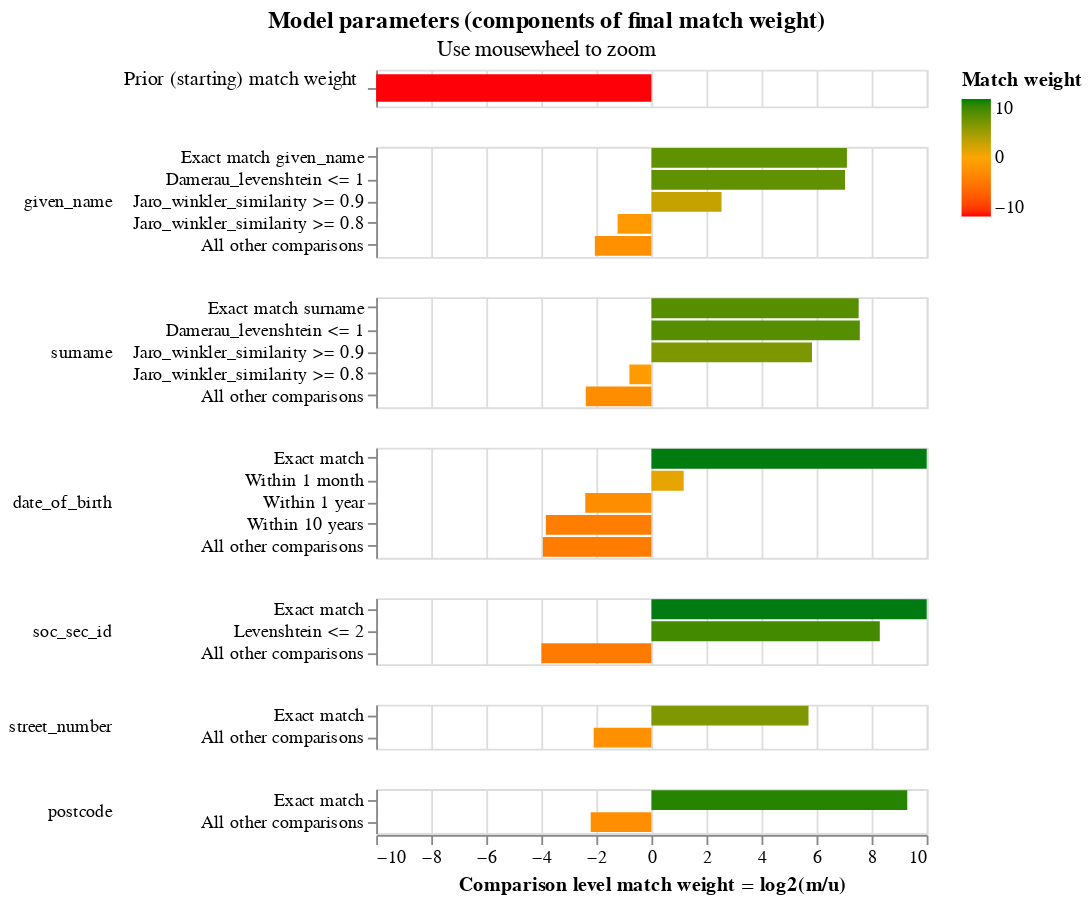

Write notebook code for a chart like this one.
### Code cell
linker.match_weights_chart()

### Figure 1 — Vega-Lite specification as saved in the notebook (floating-point values rounded to 4 significant figures)
{"config": {"view": {"continuousWidth": 300, "continuousHeight": 300, "discreteHeight": 60, "discreteWidth": 400}, "header": {"title": null}, "mark": {"tooltip": null}, "title": {"anchor": "middle"}}, "vconcat": [{"mark": {"type": "bar", "clip": true, "height": 15}, "encoding": {"color": {"field": "log2_bayes_factor", "scale": {"domain": [-10, 0, 10], "range": ["red", "orange", "green"]}, "title": "Match weight", "type": "quantitative"}, "tooltip": [{"field": "comparison_name", "title": "Comparison name", "type": "nominal"}, {"field": "probability_two_random_records_match", "format": ".4f", "title": "Probability two random records match", "type": "nominal"}, {"field": "log2_bayes_factor", "format": ",.4f", "title": "Equivalent match weight", "type": "quantitative"}, {"field": "bayes_factor_description", "title": "Match weight description", "type": "nominal"}], "x": {"axis": {"domain": false, "labels": false, "ticks": false, "title": ""}, "field": "log2_bayes_factor", "scale": {"domain": [-10, 10]}, "type": "quantitative"}, "y": {"axis": {"title": "Prior (starting) match weight", "titleAlign": "right", "titleAngle": 0, "titleFontWeight": "normal"}, "field": "label_for_charts", "sort": {"field": "comparison_vector_value", "order": "descending"}, "type": "nominal"}}, "height": 20, "transform": [{"filter": "(datum.comparison_name == 'probability_two_random_records_match')"}]}, {"mark": {"type": "bar", "clip": true}, "encoding": {"color": {"field": "log2_bayes_factor", "scale": {"domain": [-10, 0, 10], "range": ["red", "orange", "green"]}, "title": "Match weight", "type": "quantitative"}, "row": {"field": "comparison_name", "header": {"labelAlign": "left", "labelAnchor": "middle", "labelAngle": 0}, "sort": {"field": "comparison_sort_order"}, "type": "nominal"}, "tooltip": [{"field": "comparison_name", "title": "Comparison name", "type": "nominal"}, {"field": "label_for_charts", "title": "Label", "type": "ordinal"}, {"field": "sql_condition", "title": "SQL condition", "type": "nominal"}, {"field": "m_probability", "format": ".4f", "title": "M probability", "type": "quantitative"}, {"field": "u_probability", "format": ".4f", "title": "U probability", "type": "quantitative"}, {"field": "bayes_factor", "format": ",.4f", "title": "Bayes factor = m/u", "type": "quantitative"}, {"field": "log2_bayes_factor", "format": ",.4f", "title": "Match weight = log2(m/u)", "type": "quantitative"}, {"field": "bayes_factor_description", "title": "Match weight description", "type": "nominal"}], "x": {"axis": {"title": "Comparison level match weight = log2(m/u)"}, "field": "log2_bayes_factor", "scale": {"domain": [-10, 10]}, "type": "quantitative"}, "y": {"axis": {"title": null}, "field": "label_for_charts", "sort": {"field": "comparison_vector_value", "order": "descending"}, "type": "nominal"}}, "height": {"step": 12}, "resolve": {"axis": {"y": "independent"}, "scale": {"y": "independent"}}, "transform": [{"filter": "(datum.comparison_name != 'probability_two_random_records_match')"}]}], "data": {"name": "data-8b897bd0701d53cf9133b3b0fbffc1ae"}, "params": [{"name": "mouse_zoom", "select": {"type": "interval", "encodings": ["x"]}, "bind": "scales", "views": []}], "resolve": {"axis": {"y": "independent"}, "scale": {"y": "independent"}}, "title": {"text": "Model parameters (components of final match weight)", "subtitle": "Use mousewheel to zoom"}, "$schema": "https://vega.github.io/schema/vega-lite/v5.9.3.json", "datasets": {"data-8b897bd0701d53cf9133b3b0fbffc1ae": [{"comparison_name": "probability_two_random_records_match", "sql_condition": null, "label_for_charts": "", "m_probability": null, "u_probability": null, "m_probability_description": null, "u_probability_description": null, "has_tf_adjustments": false, "tf_adjustment_column": null, "tf_adjustment_weight": null, "is_null_level": false, "bayes_factor": 0.0005284, "log2_bayes_factor": -10.89, "comparison_vector_value": 0, "max_comparison_vector_value": 0, "bayes_factor_description": "The probability that two random records drawn at random match is 0.001 or one in  1,893.6 records.This is equivalent to a starting match weight of -10.886.", "probability_two_random_records_match": 0.0005281, "comparison_sort_order": -1}, {"comparison_name": "given_name", "sql_condition": "\"given_name_l\" = \"given_name_r\"", "label_for_charts": "Exact match given_name", "m_probability": 0.5818, "u_probability": 0.004233, "m_probability_description": "Amongst matching record comparisons, 58.18% of records are in the exact match given_name comparison level", "u_probability_description": "Amongst non-matching record comparisons, 0.42% of records are in the exact match given_name comparison level", "has_tf_adjustments": true, "tf_adjustment_column": "given_name", "tf_adjustment_weight": 1.0, "is_null_level": false, "bayes_factor": 137.5, "log2_bayes_factor": 7.103, "comparison_vector_value": 4, "max_comparison_vector_value": 4, "bayes_factor_description": "If comparison level is `exact match given_name` then comparison is 137.45 times more likely to be a match", "probability_two_random_records_match": 0.0005281, "comparison_sort_order": 0}, {"comparison_name": "given_name", "sql_condition": "damerau_levenshtein(\"given_name_l\", \"given_name_r\") <= 1", "label_for_charts": "Damerau_levenshtein <= 1", "m_probability": 0.1668, "u_probability": 0.001274, "m_probability_description": "Amongst matching record comparisons, 16.68% of records are in the damerau_levenshtein <= 1 comparison level", "u_probability_description": "Amongst non-matching record comparisons, 0.13% of records are in the damerau_levenshtein <= 1 comparison level", "has_tf_adjustments": false, "tf_adjustment_column": null, "tf_adjustment_weight": 1.0, "is_null_level": false, "bayes_factor": 131.0, "log2_bayes_factor": 7.033, "comparison_vector_value": 3, "max_comparison_vector_value": 4, "bayes_factor_description": "If comparison level is `damerau_levenshtein <= 1` then comparison is 130.96 times more likely to be a match", "probability_two_random_records_match": 0.0005281, "comparison_sort_order": 0}, {"comparison_name": "given_name", "sql_condition": "jaro_winkler_similarity(\"given_name_l\", \"given_name_r\") >= 0.9", "label_for_charts": "Jaro_winkler_similarity >= 0.9", "m_probability": 0.01001, "u_probability": 0.001713, "m_probability_description": "Amongst matching record comparisons, 1.00% of records are in the jaro_winkler_similarity >= 0.9 comparison level", "u_probability_description": "Amongst non-matching record comparisons, 0.17% of records are in the jaro_winkler_similarity >= 0.9 comparison level", "has_tf_adjustments": false, "tf_adjustment_column": null, "tf_adjustment_weight": 1.0, "is_null_level": false, "bayes_factor": 5.845, "log2_bayes_factor": 2.547, "comparison_vector_value": 2, "max_comparison_vector_value": 4, "bayes_factor_description": "If comparison level is `jaro_winkler_similarity >= 0.9` then comparison is 5.84 times more likely to be a match", "probability_two_random_records_match": 0.0005281, "comparison_sort_order": 0}, {"comparison_name": "given_name", "sql_condition": "jaro_winkler_similarity(\"given_name_l\", \"given_name_r\") >= 0.8", "label_for_charts": "Jaro_winkler_similarity >= 0.8", "m_probability": 0.006178, "u_probability": 0.01448, "m_probability_description": "Amongst matching record comparisons, 0.62% of records are in the jaro_winkler_similarity >= 0.8 comparison level", "u_probability_description": "Amongst non-matching record comparisons, 1.45% of records are in the jaro_winkler_similarity >= 0.8 comparison level", "has_tf_adjustments": false, "tf_adjustment_column": null, "tf_adjustment_weight": 1.0, "is_null_level": false, "bayes_factor": 0.4266, "log2_bayes_factor": -1.229, "comparison_vector_value": 1, "max_comparison_vector_value": 4, "bayes_factor_description": "If comparison level is `jaro_winkler_similarity >= 0.8` then comparison is  2.34 times less likely to be a match", "probability_two_random_records_match": 0.0005281, "comparison_sort_order": 0}, {"comparison_name": "given_name", "sql_condition": "ELSE", "label_for_charts": "All other comparisons", "m_probability": 0.2352, "u_probability": 0.9783, "m_probability_description": "Amongst matching record comparisons, 23.52% of records are in the all other comparisons comparison level", "u_probability_description": "Amongst non-matching record comparisons, 97.83% of records are in the all other comparisons comparison level", "has_tf_adjustments": false, "tf_adjustment_column": null, "tf_adjustment_weight": 1.0, "is_null_level": false, "bayes_factor": 0.2404, "log2_bayes_factor": -2.056, "comparison_vector_value": 0, "max_comparison_vector_value": 4, "bayes_factor_description": "If comparison level is `all other comparisons` then comparison is  4.16 times less likely to be a match", "probability_two_random_records_match": 0.0005281, "comparison_sort_order": 0}, {"comparison_name": "surname", "sql_condition": "\"surname_l\" = \"surname_r\"", "label_for_charts": "Exact match surname", "m_probability": 0.5654, "u_probability": 0.003061, "m_probability_description": "Amongst matching record comparisons, 56.54% of records are in the exact match surname comparison level", "u_probability_description": "Amongst non-matching record comparisons, 0.31% of records are in the exact match surname comparison level", "has_tf_adjustments": true, "tf_adjustment_column": "surname", "tf_adjustment_weight": 1.0, "is_null_level": false, "bayes_factor": 184.7, "log2_bayes_factor": 7.529, "comparison_vector_value": 4, "max_comparison_vector_value": 4, "bayes_factor_description": "If comparison level is `exact match surname` then comparison is 184.70 times more likely to be a match", "probability_two_random_records_match": 0.0005281, "comparison_sort_order": 1}, {"comparison_name": "surname", "sql_condition": "damerau_levenshtein(\"surname_l\", \"surname_r\") <= 1", "label_for_charts": "Damerau_levenshtein <= 1", "m_probability": 0.214, "u_probability": 0.001126, "m_probability_description": "Amongst matching record comparisons, 21.40% of records are in the damerau_levenshtein <= 1 comparison level", "u_probability_description": "Amongst non-matching record comparisons, 0.11% of records are in the damerau_levenshtein <= 1 comparison level", "has_tf_adjustments": false, "tf_adjustment_column": null, "tf_adjustment_weight": 1.0, "is_null_level": false, "bayes_factor": 190.1, "log2_bayes_factor": 7.571, "comparison_vector_value": 3, "max_comparison_vector_value": 4, "bayes_factor_description": "If comparison level is `damerau_levenshtein <= 1` then comparison is 190.12 times more likely to be a match", "probability_two_random_records_match": 0.0005281, "comparison_sort_order": 1}, {"comparison_name": "surname", "sql_condition": "jaro_winkler_similarity(\"surname_l\", \"surname_r\") >= 0.9", "label_for_charts": "Jaro_winkler_similarity >= 0.9", "m_probability": 0.02674, "u_probability": 0.0004691, "m_probability_description": "Amongst matching record comparisons, 2.67% of records are in the jaro_winkler_similarity >= 0.9 comparison level", "u_probability_description": "Amongst non-matching record comparisons, 0.05% of records are in the jaro_winkler_similarity >= 0.9 comparison level", "has_tf_adjustments": false, "tf_adjustment_column": null, "tf_adjustment_weight": 1.0, "is_null_level": false, "bayes_factor": 57.0, "log2_bayes_factor": 5.833, "comparison_vector_value": 2, "max_comparison_vector_value": 4, "bayes_factor_description": "If comparison level is `jaro_winkler_similarity >= 0.9` then comparison is 57.00 times more likely to be a match", "probability_two_random_records_match": 0.0005281, "comparison_sort_order": 1}, {"comparison_name": "surname", "sql_condition": "jaro_winkler_similarity(\"surname_l\", \"surname_r\") >= 0.8", "label_for_charts": "Jaro_winkler_similarity >= 0.8", "m_probability": 0.005056, "u_probability": 0.008807, "m_probability_description": "Amongst matching record comparisons, 0.51% of records are in the jaro_winkler_similarity >= 0.8 comparison level", "u_probability_description": "Amongst non-matching record comparisons, 0.88% of records are in the jaro_winkler_similarity >= 0.8 comparison level", "has_tf_adjustments": false, "tf_adjustment_column": null, "tf_adjustment_weight": 1.0, "is_null_level": false, "bayes_factor": 0.5741, "log2_bayes_factor": -0.8007, "comparison_vector_value": 1, "max_comparison_vector_value": 4, "bayes_factor_description": "If comparison level is `jaro_winkler_similarity >= 0.8` then comparison is  1.74 times less likely to be a match", "probability_two_random_records_match": 0.0005281, "comparison_sort_order": 1}, {"comparison_name": "surname", "sql_condition": "ELSE", "label_for_charts": "All other comparisons", "m_probability": 0.1888, "u_probability": 0.9865, "m_probability_description": "Amongst matching record comparisons, 18.88% of records are in the all other comparisons comparison level", "u_probability_description": "Amongst non-matching record comparisons, 98.65% of records are in the all other comparisons comparison level", "has_tf_adjustments": false, "tf_adjustment_column": null, "tf_adjustment_weight": 1.0, "is_null_level": false, "bayes_factor": 0.1914, "log2_bayes_factor": -2.386, "comparison_vector_value": 0, "max_comparison_vector_value": 4, "bayes_factor_description": "If comparison level is `all other comparisons` then comparison is  5.23 times less likely to be a match", "probability_two_random_records_match": 0.0005281, "comparison_sort_order": 1}, {"comparison_name": "date_of_birth", "sql_condition": "\"date_of_birth_l\" = \"date_of_birth_r\"", "label_for_charts": "Exact match", "m_probability": 0.9254, "u_probability": 0.0005075, "m_probability_description": "Amongst matching record comparisons, 92.54% of records are in the exact match comparison level", "u_probability_description": "Amongst non-matching record comparisons, 0.05% of records are in the exact match comparison level", "has_tf_adjustments": false, "tf_adjustment_column": null, "tf_adjustment_weight": 1.0, "is_null_level": false, "bayes_factor": 1823.0, "log2_bayes_factor": 10.83, "comparison_vector_value": 4, "max_comparison_vector_value": 4, "bayes_factor_description": "If comparison level is `exact match` then comparison is 1,823.35 times more likely to be a match", "probability_two_random_records_match": 0.0005281, "comparison_sort_order": 2}, {"comparison_name": "date_of_birth", "sql_condition": "\n            abs(date_diff('month',\n                strptime(\"date_of_birth_l\", '%Y%m%d'),\n                strptime(\"date_of_birth_r\", '%Y%m%d'))\n                ) <= 1\n        ", "label_for_charts": "Within 1 month", "m_probability": 0.005497, "u_probability": 0.002439, "m_probability_description": "Amongst matching record comparisons, 0.55% of records are in the within 1 month comparison level", "u_probability_description": "Amongst non-matching record comparisons, 0.24% of records are in the within 1 month comparison level", "has_tf_adjustments": false, "tf_adjustment_column": null, "tf_adjustment_weight": 1.0, "is_null_level": false, "bayes_factor": 2.254, "log2_bayes_factor": 1.173, "comparison_vector_value": 3, "max_comparison_vector_value": 4, "bayes_factor_description": "If comparison level is `within 1 month` then comparison is 2.25 times more likely to be a match", "probability_two_random_records_match": 0.0005281, "comparison_sort_order": 2}, {"comparison_name": "date_of_birth", "sql_condition": "\n            abs(date_diff('year',\n                strptime(\"date_of_birth_l\", '%Y%m%d'),\n                strptime(\"date_of_birth_r\", '%Y%m%d'))\n                ) <= 1\n        ", "label_for_charts": "Within 1 year", "m_probability": 0.005199, "u_probability": 0.02753, "m_probability_description": "Amongst matching record comparisons, 0.52% of records are in the within 1 year comparison level", "u_probability_description": "Amongst non-matching record comparisons, 2.75% of records are in the within 1 year comparison level", "has_tf_adjustments": false, "tf_adjustment_column": null, "tf_adjustment_weight": 1.0, "is_null_level": false, "bayes_factor": 0.1888, "log2_bayes_factor": -2.405, "comparison_vector_value": 2, "max_comparison_vector_value": 4, "bayes_factor_description": "If comparison level is `within 1 year` then comparison is  5.30 times less likely to be a match", "probability_two_random_records_match": 0.0005281, "comparison_sort_order": 2}, {"comparison_name": "date_of_birth", "sql_condition": "\n            abs(date_diff('year',\n                strptime(\"date_of_birth_l\", '%Y%m%d'),\n                strptime(\"date_of_birth_r\", '%Y%m%d'))\n                ) <= 10\n        ", "label_for_charts": "Within 10 years", "m_probability": 0.01192, "u_probability": 0.17, "m_probability_description": "Amongst matching record comparisons, 1.19% of records are in the within 10 years comparison level", "u_probability_description": "Amongst non-matching record comparisons, 17.00% of records are in the within 10 years comparison level", "has_tf_adjustments": false, "tf_adjustment_column": null, "tf_adjustment_weight": 1.0, "is_null_level": false, "bayes_factor": 0.07013, "log2_bayes_factor": -3.834, "comparison_vector_value": 1, "max_comparison_vector_value": 4, "bayes_factor_description": "If comparison level is `within 10 years` then comparison is  14.26 times less likely to be a match", "probability_two_random_records_match": 0.0005281, "comparison_sort_order": 2}, {"comparison_name": "date_of_birth", "sql_condition": "ELSE", "label_for_charts": "All other comparisons", "m_probability": 0.05197, "u_probability": 0.7995, "m_probability_description": "Amongst matching record comparisons, 5.20% of records are in the all other comparisons comparison level", "u_probability_description": "Amongst non-matching record comparisons, 79.95% of records are in the all other comparisons comparison level", "has_tf_adjustments": false, "tf_adjustment_column": null, "tf_adjustment_weight": 1.0, "is_null_level": false, "bayes_factor": 0.06501, "log2_bayes_factor": -3.943, "comparison_vector_value": 0, "max_comparison_vector_value": 4, "bayes_factor_description": "If comparison level is `all other comparisons` then comparison is  15.38 times less likely to be a match", "probability_two_random_records_match": 0.0005281, "comparison_sort_order": 2}, {"comparison_name": "soc_sec_id", "sql_condition": "\"soc_sec_id_l\" = \"soc_sec_id_r\"", "label_for_charts": "Exact match", "m_probability": 0.8579, "u_probability": 0.0004405, "m_probability_description": "Amongst matching record comparisons, 85.79% of records are in the exact match comparison level", "u_probability_description": "Amongst non-matching record comparisons, 0.04% of records are in the exact match comparison level", "has_tf_adjustments": false, "tf_adjustment_column": null, "tf_adjustment_weight": 1.0, "is_null_level": false, "bayes_factor": 1948.0, "log2_bayes_factor": 10.93, "comparison_vector_value": 2, "max_comparison_vector_value": 2, "bayes_factor_description": "If comparison level is `exact match` then comparison is 1,947.61 times more likely to be a match", "probability_two_random_records_match": 0.0005281, "comparison_sort_order": 3}, {"comparison_name": "soc_sec_id", "sql_condition": "levenshtein(\"soc_sec_id_l\", \"soc_sec_id_r\") <= 2", "label_for_charts": "Levenshtein <= 2", "m_probability": 0.07951, "u_probability": 0.0002529, "m_probability_description": "Amongst matching record comparisons, 7.95% of records are in the levenshtein <= 2 comparison level", "u_probability_description": "Amongst non-matching record comparisons, 0.03% of records are in the levenshtein <= 2 comparison level", "has_tf_adjustments": false, "tf_adjustment_column": null, "tf_adjustment_weight": 1.0, "is_null_level": false, "bayes_factor": 314.4, "log2_bayes_factor": 8.297, "comparison_vector_value": 1, "max_comparison_vector_value": 2, "bayes_factor_description": "If comparison level is `levenshtein <= 2` then comparison is 314.43 times more likely to be a match", "probability_two_random_records_match": 0.0005281, "comparison_sort_order": 3}, {"comparison_name": "soc_sec_id", "sql_condition": "ELSE", "label_for_charts": "All other comparisons", "m_probability": 0.06256, "u_probability": 0.9993, "m_probability_description": "Amongst matching record comparisons, 6.26% of records are in the all other comparisons comparison level", "u_probability_description": "Amongst non-matching record comparisons, 99.93% of records are in the all other comparisons comparison level", "has_tf_adjustments": false, "tf_adjustment_column": null, "tf_adjustment_weight": 1.0, "is_null_level": false, "bayes_factor": 0.06261, "log2_bayes_factor": -3.998, "comparison_vector_value": 0, "max_comparison_vector_value": 2, "bayes_factor_description": "If comparison level is `all other comparisons` then comparison is  15.97 times less likely to be a match", "probability_two_random_records_match": 0.0005281, "comparison_sort_order": 3}, {"comparison_name": "street_number", "sql_condition": "\"street_number_l\" = \"street_number_r\"", "label_for_charts": "Exact match", "m_probability": 0.7698, "u_probability": 0.01474, "m_probability_description": "Amongst matching record comparisons, 76.98% of records are in the exact match comparison level", "u_probability_description": "Amongst non-matching record comparisons, 1.47% of records are in the exact match comparison level", "has_tf_adjustments": true, "tf_adjustment_column": "street_number", "tf_adjustment_weight": 1.0, "is_null_level": false, "bayes_factor": 52.24, "log2_bayes_factor": 5.707, "comparison_vector_value": 1, "max_comparison_vector_value": 1, "bayes_factor_description": "If comparison level is `exact match` then comparison is 52.24 times more likely to be a match", "probability_two_random_records_match": 0.0005281, "comparison_sort_order": 4}, {"comparison_name": "street_number", "sql_condition": "ELSE", "label_for_charts": "All other comparisons", "m_probability": 0.2302, "u_probability": 0.9853, "m_probability_description": "Amongst matching record comparisons, 23.02% of records are in the all other comparisons comparison level", "u_probability_description": "Amongst non-matching record comparisons, 98.53% of records are in the all other comparisons comparison level", "has_tf_adjustments": false, "tf_adjustment_column": null, "tf_adjustment_weight": 1.0, "is_null_level": false, "bayes_factor": 0.2336, "log2_bayes_factor": -2.098, "comparison_vector_value": 0, "max_comparison_vector_value": 1, "bayes_factor_description": "If comparison level is `all other comparisons` then comparison is  4.28 times less likely to be a match", "probability_two_random_records_match": 0.0005281, "comparison_sort_order": 4}, {"comparison_name": "postcode", "sql_condition": "\"postcode_l\" = \"postcode_r\"", "label_for_charts": "Exact match", "m_probability": 0.7837, "u_probability": 0.001247, "m_probability_description": "Amongst matching record comparisons, 78.37% of records are in the exact match comparison level", "u_probability_description": "Amongst non-matching record comparisons, 0.12% of records are in the exact match comparison level", "has_tf_adjustments": true, "tf_adjustment_column": "postcode", "tf_adjustment_weight": 1.0, "is_null_level": false, "bayes_factor": 628.4, "log2_bayes_factor": 9.296, "comparison_vector_value": 1, "max_comparison_vector_value": 1, "bayes_factor_description": "If comparison level is `exact match` then comparison is 628.42 times more likely to be a match", "probability_two_random_records_match": 0.0005281, "comparison_sort_order": 5}, {"comparison_name": "postcode", "sql_condition": "ELSE", "label_for_charts": "All other comparisons", "m_probability": 0.2163, "u_probability": 0.9988, "m_probability_description": "Amongst matching record comparisons, 21.63% of records are in the all other comparisons comparison level", "u_probability_description": "Amongst non-matching record comparisons, 99.88% of records are in the all other comparisons comparison level", "has_tf_adjustments": false, "tf_adjustment_column": null, "tf_adjustment_weight": 1.0, "is_null_level": false, "bayes_factor": 0.2166, "log2_bayes_factor": -2.207, "comparison_vector_value": 0, "max_comparison_vector_value": 1, "bayes_factor_description": "If comparison level is `all other comparisons` then comparison is  4.62 times less likely to be a match", "probability_two_random_records_match": 0.0005281, "comparison_sort_order": 5}]}}
